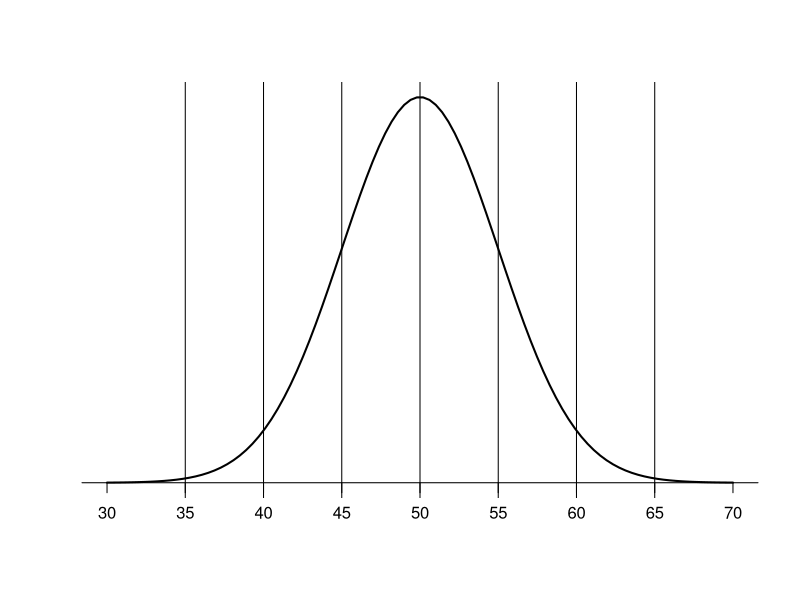

Recreate this plot in R. (Note: this script raises an error after producing the figure.)
## ---- chunk 1
knitr::opts_chunk$set(echo = TRUE)
## ---- chunk 2
#Define mean and SD
pop_mean<-50
pop_sd<-5
#Define lower and upper limits
LL <-pop_mean-pop_sd
UL <-pop_mean+ pop_sd
#Create a sequence of 100 x values based on pop mean and sd
x <-seq(-4,4, length=100)*pop_sd+pop_mean
y <-dnorm(x, pop_mean, pop_sd)
plot(x,y, type="l", lwd=2, axes=F, xlab="", ylab="")
sd_axis_bounds= 5
axis_bounds<-seq(-sd_axis_bounds*pop_sd + pop_mean, sd_axis_bounds*pop_sd+ pop_mean, by=pop_sd)
axis(side=1, at=axis_bounds, pos=0)
abline(v=50)
abline(v=50+pop_sd)
abline(v=50-pop_sd)
abline(v=50+2*pop_sd)
abline(v=50-2*pop_sd)
abline(v=50+3*pop_sd)
abline(v=50-3*pop_sd)
## ---- chunk 3
library(ggplot2)
ggplot(data=as.data.frame(x,y),aes(x=x,y=y))+geom_line()+scale_x_continuous(breaks = axis_bounds)+geom_vline(xintercept = seq(30,70,by=pop_sd))+annotate(geom = "text",x = 50,y=mean(y)+0.01, label = "67% data")+annotate(geom = "segment",x = 45,y=mean(y)+0.012,xend = 55,yend = mean(y)+0.012)+annotate(geom = "text",x = 50,y=mean(y)+0.02, label = "95% data")+annotate(geom = "segment",x = 40,y=mean(y)+0.025,xend = 60,yend = mean(y)+0.025)+annotate(geom = "text",x = 50,y=mean(y)+0.03, label = "99% data")+annotate(geom = "segment",x = 35,y=mean(y)+0.035,xend = 65,yend = mean(y)+0.035)
## ---- chunk 4
cars_data<-mtcars
ggplot(data=cars_data,aes(x=mpg))+geom_histogram(binwidth = 5)
## ---- chunk 5
ggplot(data = cars_data,aes(mpg))+geom_histogram(binwidth = 5)+coord_flip()
## ---- chunk 6
cars_data<-mtcars
qqnorm(cars_data$mpg, pch = 1, frame = FALSE)
qqline(cars_data$mpg, col = "steelblue", lwd = 2)
## ---- chunk 7
shapiro.test(cars_data$mpg)
